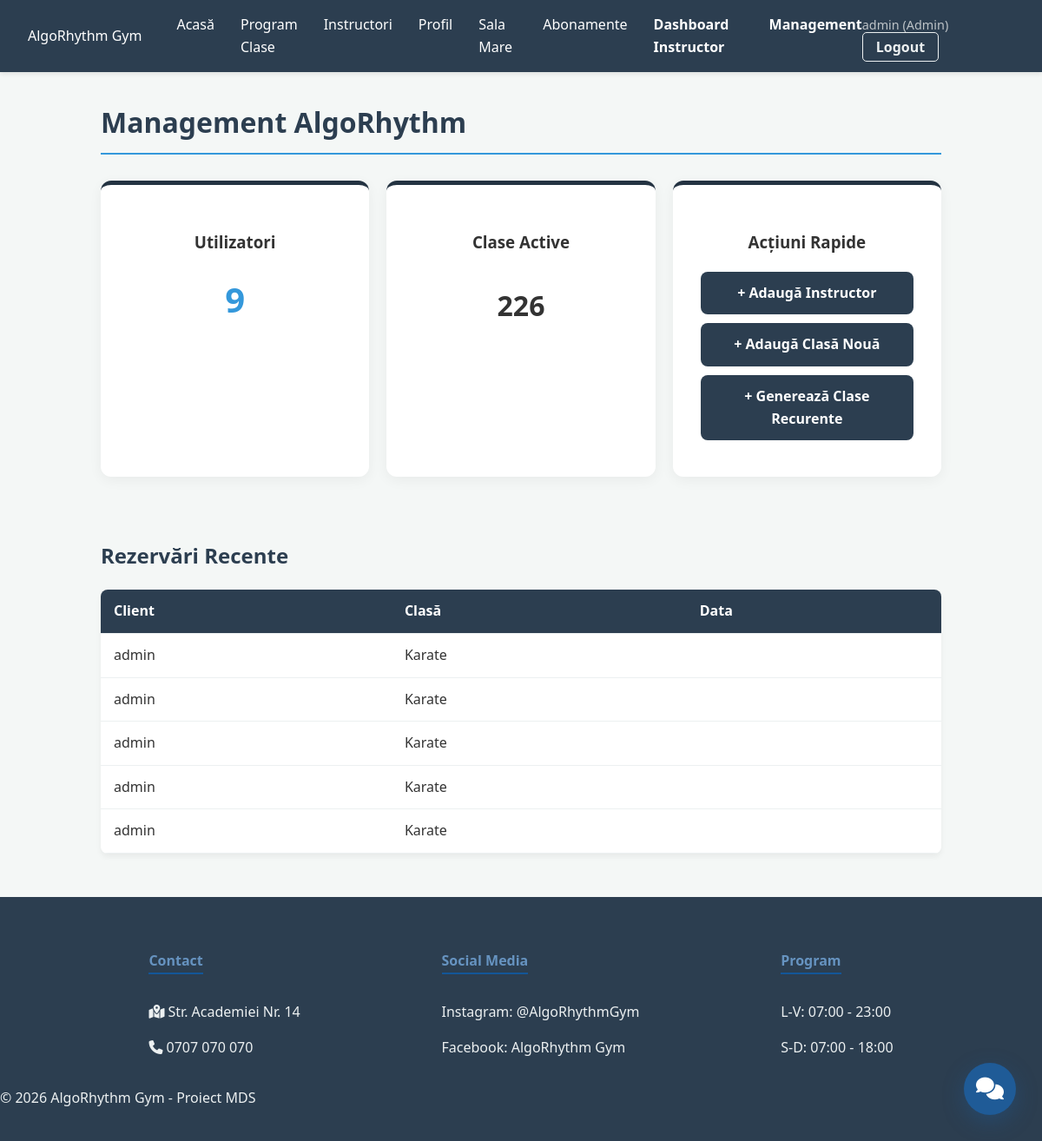
The page /management/ (signed in) on the database as committed earlier.
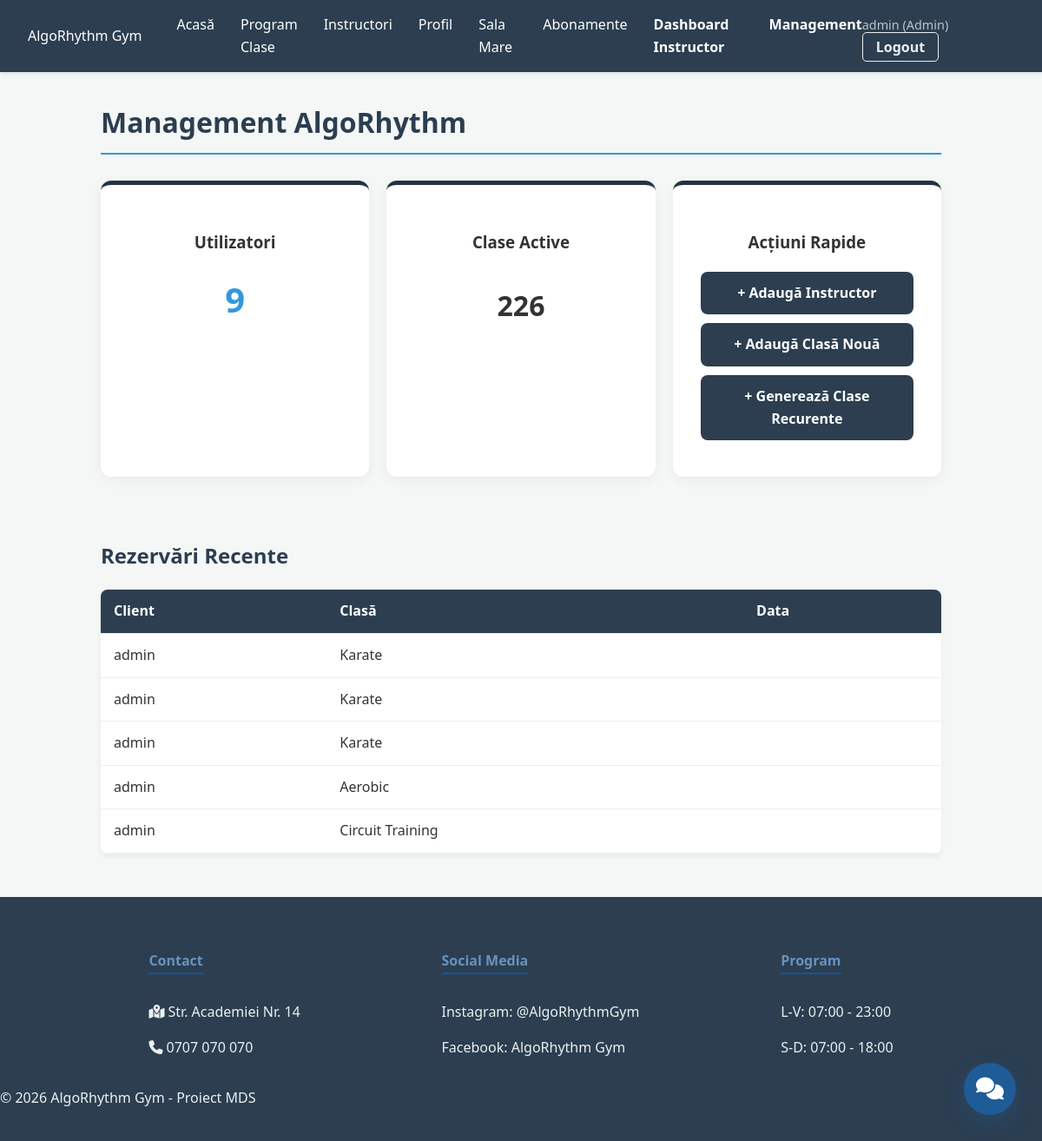
The same page on the database as committed later.
### fitness_app/models.py (models this page shows, shortened)
class Booking(models.Model):
    user = models.ForeignKey(User, on_delete=models.CASCADE)
    fitness_class = models.ForeignKey('FitnessClass', on_delete=models.CASCADE)
    booking_time = models.DateTimeField(auto_now_add=True)
    is_early_bird = models.BooleanField(default=False)
    attended = models.BooleanField(default=False)
    check_in_time = models.DateTimeField(null=True, blank=True)
    child_name = models.CharField(max_length=100, blank=True, null=True)
    paid_by_package = models.ForeignKey('SessionPackage', on_delete=models.SET_NULL, null=True, blank=True)

class User(AbstractUser):
    IS_INSTRUCTOR = 'INS'
    IS_CLIENT = 'CLI'
    IS_ADMIN = 'ADM'
    ROLE_CHOICES = [
        (IS_INSTRUCTOR, 'Instructor'),
        (IS_CLIENT, 'Client'),
        (IS_ADMIN, 'Admin'),
    ]
    role = models.CharField(max_length=3, choices=ROLE_CHOICES, default=IS_CLIENT)
    gender = models.CharField(max_length=10, choices=[('M', 'Masculin'), ('F', 'Feminin')], blank=True)
    is_child = models.BooleanField(default=False)
    parent = models.ForeignKey('self', on_delete=models.CASCADE, null=True, blank=True, related_name='children')
    fitness_goal = models.TextField(blank=True)
    frequency_per_week = models.IntegerField(default=0)
    experience_years = models.PositiveIntegerField(default=0, null=True, blank=True)
    bio_short = models.CharField(max_length=150, blank=True, null=True)
    profile_picture = models.ImageField(upload_to='instructors/', null=True, blank=True)
    referral_code = models.CharField(max_length=15, unique=True, blank=True, null=True)
    discounts_available = models.IntegerField(default=0)  # cate reduceri de 10% are
    first_free_session_used = models.BooleanField(default=False)

class FitnessClass(models.Model):
    CLASS_TYPES = [
        ('1TO1', 'Personal Training'),
        ('GRP', 'Grup'),
        ('IND', 'Individual (fără antrenor)'),
    ]
    type = models.CharField(max_length=4, choices=CLASS_TYPES, default='GRP')
    instructor = models.ForeignKey(User, on_delete=models.CASCADE, null=True, blank=True, limit_choices_to={'role': 'INS'})
    name = models.CharField(max_length=100)
    room = models.ForeignKey(Room, on_delete=models.SET_NULL, null=True, blank=True)
    max_capacity = models.PositiveIntegerField()
    is_for_women_only = models.BooleanField(default=False)
    is_for_children = models.BooleanField(default=False)
    start_time = models.DateTimeField()
    price = models.DecimalField(max_digits=6, decimal_places=2, default=30.00)
    duration_minutes = models.PositiveIntegerField(default=60)

### fitness_app/views.py (the view)
# urls.py: path('management/', views.admin_dashboard_view, name='admin_dashboard'),
@login_required
def admin_dashboard_view(request):
    if not request.user.is_superuser:
        return redirect('home')
    total_users = User.objects.count()
    total_classes = FitnessClass.objects.count()
    recent_bookings = Booking.objects.all().order_by('-id')[:5]
    gym_config = GymSystemConfig()
    context = {
        'total_users': total_users,
        'total_classes': total_classes,
        'recent_bookings': recent_bookings,
        'gym_name': gym_config.gym_name,
    }
    return render(request, 'admin_dashboard.html', context)

### fitness_app/utils.py (called while the page is built, shortened)
    def __new__(cls, *args, **kwargs):
        return cls._instance

### fitness_app/views.py (called while the page is built)
def instructor_context_processor(request):
    if request.user.is_authenticated:
        user_role = str(getattr(request.user, 'role', '')).upper()
        return {
            'is_instructor': (user_role == 'INSTRUCTOR' or user_role == 'INS')
        }
    return {'is_instructor': False}

### fitness_app/templates/admin_dashboard.html
{% extends 'base.html' %}
{% block content %}
<div class="container">
    <h1 class="admin-title">Management AlgoRhythm</h1>
    <div class="admin-stats-grid">
        <div class="welcome-card admin-stat-card">
            <h3>Utilizatori</h3>
            <p class="stat-number">{{ total_users }}</p>
        </div>
        <div class="welcome-card admin-stat-card">
            <h3>Clase Active</h3>
            <p style="font-size: 2rem; font-weight: bold;">{{ total_classes }}</p>
        </div>
        <div class="welcome-card admin-stat-card">
            <h3>Acțiuni Rapide</h3>
            <a href="/admin/fitness_app/user/add/" class="btn-ocean admin-action-btn">+ Adaugă Instructor</a>
            <a href="/admin/fitness_app/fitnessclass/add/" class="btn-ocean admin-action-btn">+ Adaugă Clasă Nouă</a>
            <a href="{% url 'generate_recurrent_classes' %}" class="btn-ocean admin-action-btn" > + Generează Clase Recurente</a>
        </div>
    </div>
    <h2 class="admin-subtitle">Rezervări Recente</h2>
    <table class="admin-table">
        <tr>
            <th>Client</th>
            <th>Clasă</th>
            <th>Data</th>
        </tr>
        {% for booking in recent_bookings %}
        <tr>
            <td>{{ booking.user.username }}</td>
            <td>{{ booking.fitness_class.name }}</td>
            <td>{{ booking.date }}</td>
        </tr>
        {% endfor %}
    </table>
</div>
{% endblock %}

Rows that differ between the two databases and show on the page:
no longer on this page (row unchanged): Booking: user.username "admin", fitness_class.name "Karate"
no longer on this page (row unchanged): Booking: user.username "admin", fitness_class.name "Karate"
added Booking: user.username "admin", fitness_class.name "Aerobic"
added Booking: user.username "admin", fitness_class.name "Circuit Training"
